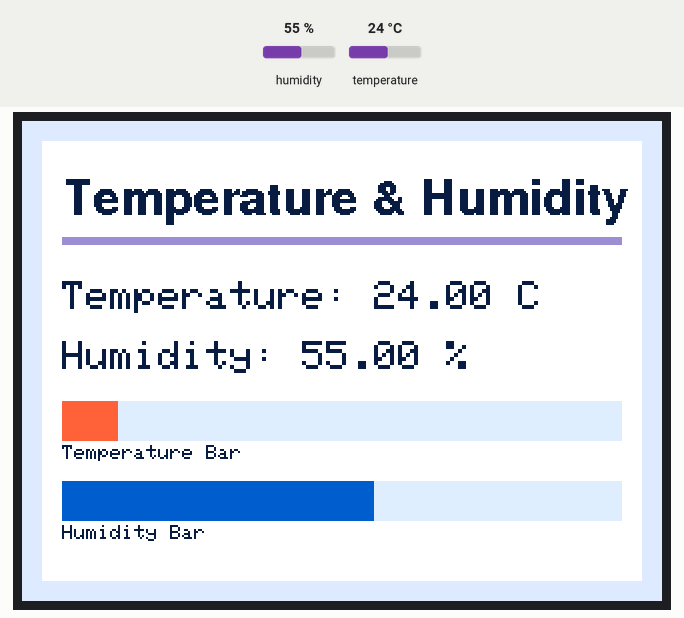
Recording of a program running on a simulated ESP32-S3. Parts: 320×240 colour display. Inputs (shaded band) come from the test bench; at power-on: humidity 55 %, temperature 24 °C.

Above: at 1.5 s.
1.6 s: humidity set to 22 %
At 3.4 s:
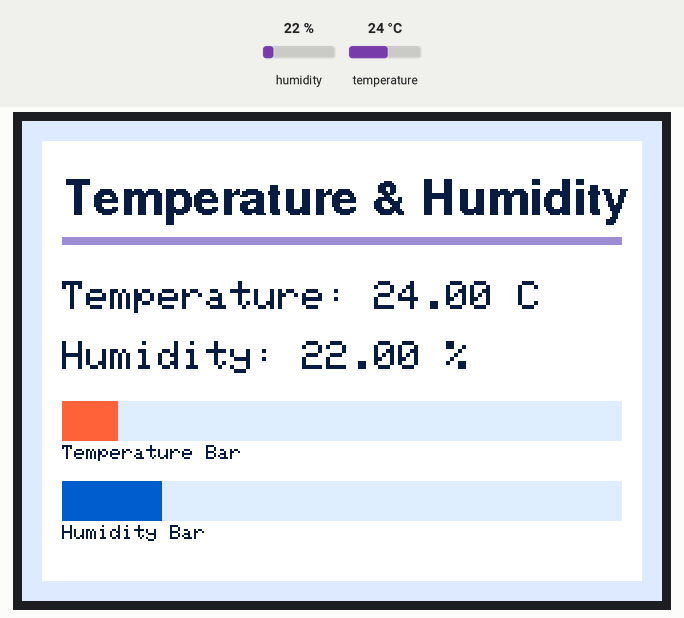
4.4 s: temperature set to 12 °C
At 5.3 s:
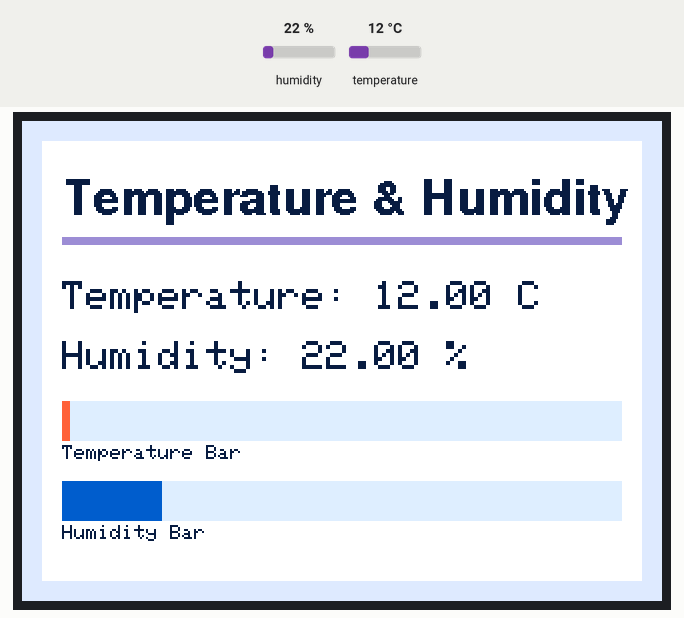
7.2 s: humidity set to 40 %
At 9.2 s:
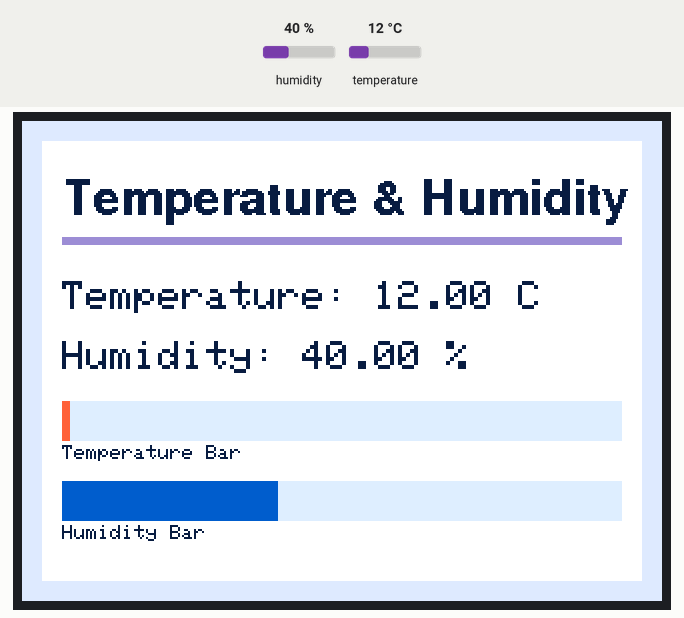
10.1 s: temperature set to 19 °C
At 11.1 s:
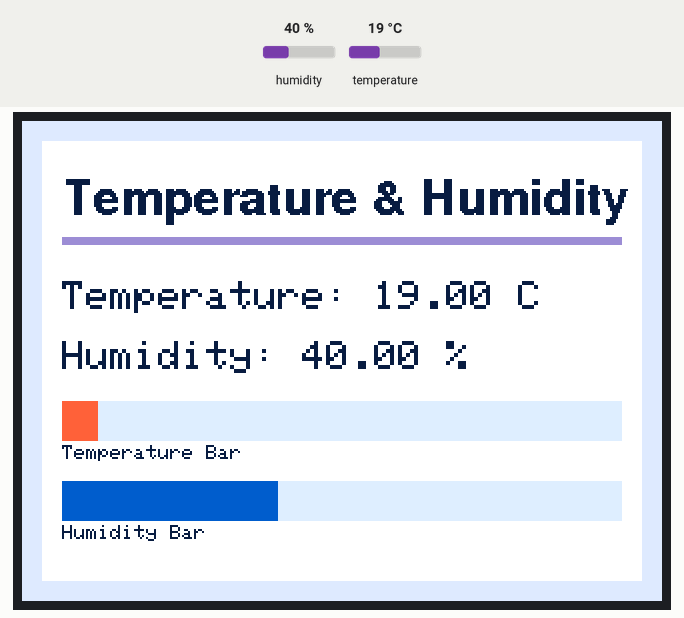
Timing chart, 0 to 13.1 s (numbered marks = the images above; inputs shaded):
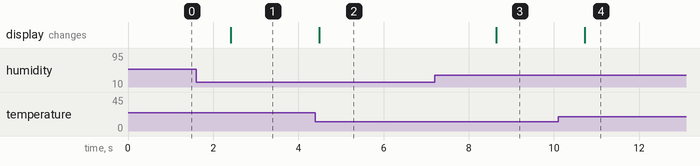

Measured:
- after the input at 1.6 s, the display: changes after 0.81 s (image 1)
- after the input at 4.4 s, the display: changes after 0.09 s (image 2)
- after the input at 7.2 s, the display: changes after 1.4 s (image 3)
- after the input at 10.1 s, the display: changes after 0.62 s (image 4)

The program:

main.cpp
```cpp
#include <Arduino.h>
#include <Adafruit_GFX.h>
#include <Adafruit_ILI9341.h>
#include <SPI.h>
#include <Fonts/FreeSansBold12pt7b.h>
#include <DHT.h>

#define TFT_CS 10
#define TFT_DC 7
#define TFT_MOSI 11
#define TFT_SCK 12
#define TFT_RESET 6
#define TFT_MISO 13

#define DHTPIN 15
#define DHTTYPE DHT22

Adafruit_ILI9341 tft = Adafruit_ILI9341(TFT_CS, TFT_DC, TFT_MOSI, TFT_SCK, TFT_RESET, TFT_MISO);
DHT dht(DHTPIN, DHTTYPE);

int margin = 10;
int internalMargin = 20;

uint16_t bgColor = 0xDF5F;
uint16_t textBgColor = 0xffff;
uint16_t textBodyColor = 0x08e8;
uint16_t divisorColor = 0x9c7a;

int percentageToPosition(int width, float percentage)
{
  int positionValue = (width * percentage) / 100;
  return positionValue;
}

void createTitle(int xPos, int yPos, uint16_t textColor, String text)
{
  tft.setCursor(xPos, yPos);
  tft.setFont(&FreeSansBold12pt7b);
  tft.setTextColor(textColor);
  tft.setTextSize(1);
  tft.println(text);
}

void createProgressBar(int posX, int posY, int progressValue, int width, int height, uint16_t positiveColor, uint16_t negativeColor, bool withLabel, String LabelText = "")
{
  if (withLabel)
  {
    tft.setCursor(posX, posY + 22);
    tft.setTextSize(1);
    tft.println(LabelText);
  }

  tft.fillRect(posX, posY, progressValue - posX, height, positiveColor);
  tft.fillRect(progressValue, posY, (width - progressValue) - posX, height, negativeColor);
}

void setup()
{
  tft.begin();
  tft.setRotation(3);
  tft.fillScreen(bgColor);
  dht.begin();
  tft.fillRect(margin, 10, 300, 220, textBgColor);
  tft.fillRect(internalMargin, 58, 280, 4, divisorColor);
  createTitle(internalMargin, 40, textBodyColor, "Temperature & Humidity");
}

void loop(void)
{
  float temperature = dht.readTemperature();
  float humidity = dht.readHumidity();
  int progressValue = percentageToPosition(tft.width(), humidity);
  tft.setFont();

  tft.setCursor(internalMargin, 80);
  tft.setTextSize(2);
  tft.setTextColor(textBodyColor, textBgColor);
  tft.println("Temperature: " + String(temperature) + " C");
  tft.setCursor(internalMargin, 110);
  tft.println("Humidity: " + String(humidity) + " %");

  createProgressBar(internalMargin, 140, (temperature * 2), tft.width(), 20, 0xfb07, 0xdf7f, true, "Temperature Bar");
  createProgressBar(internalMargin, 180, progressValue, tft.width(), 20, 0x02f9, 0xdf7f, true, "Humidity Bar");
  delay(100);
}
```
